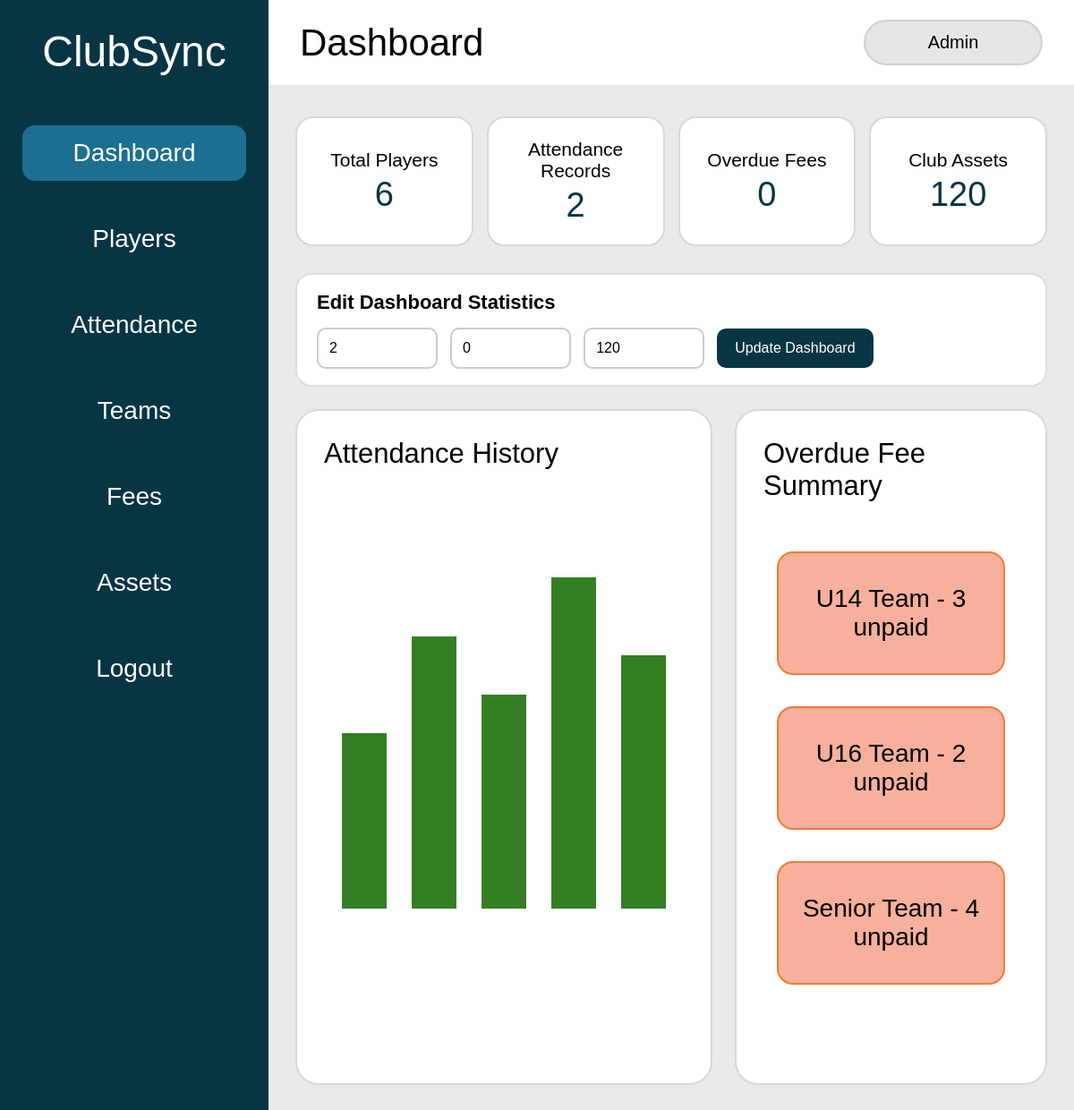
The page /dashboard (signed in) on the database as committed earlier.
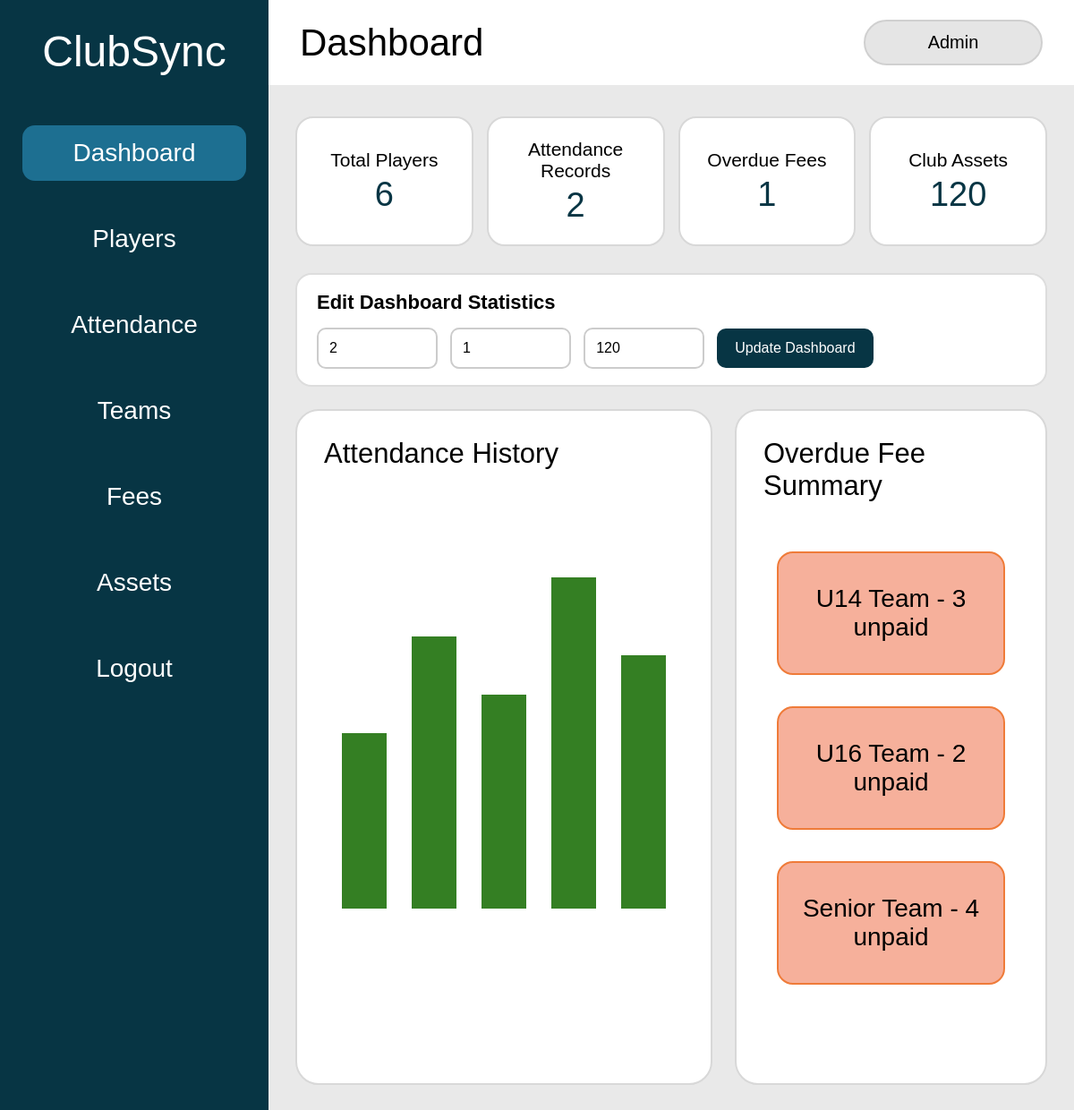
The same page on the database as committed later.
### tables this page shows
CREATE TABLE dashboard_stats (
    stat_id INTEGER PRIMARY KEY AUTOINCREMENT,
    total_players INTEGER NOT NULL,
    attendance_records INTEGER NOT NULL,
    overdue_fees INTEGER NOT NULL,
    club_assets INTEGER NOT NULL
);

### app.py (the view, shortened to what this page needs)
@app.route("/dashboard", methods=["GET", "POST"])
def dashboard():
    if "role" not in session:
        return redirect(url_for("login"))
    if session["role"] == "Viewer":
        return redirect(url_for("viewer"))
    stats = get_dashboard_stats()
    return render_template(
        "dashboard.html",
        stats=stats
    )

### app.py (called while the page is built)
def get_database_connection():
    connection = sqlite3.connect("clubsync.db")
    connection.row_factory = sqlite3.Row
    connection.execute("PRAGMA foreign_keys = ON")
    return connection

def get_dashboard_stats():
    connection = get_database_connection()
    stats = connection.execute("""
        SELECT
            (
                SELECT COUNT(*)
                FROM players
            ) AS total_players,

            (
                SELECT COUNT(*)
                FROM attendance
            ) AS attendance_records,

            overdue_fees,
            club_assets

        FROM dashboard_stats
        WHERE stat_id = 1
    """).fetchone()
    connection.close()
    return stats

### templates/dashboard.html (shortened to what this page needs)
<!DOCTYPE html>
<html>
<head>
    <link
        rel="stylesheet"
        href="{{ url_for('static', filename='css/style.css') }}"
    >
</head>
<body>
<div class="app-layout">
    <aside class="sidebar">
        <h1>ClubSync</h1>
        <nav>
            <a
                class="active"
                href="{{ url_for('dashboard') }}"
            >
                Dashboard
            </a>
            <a href="{{ url_for('players') }}">
                Players
            </a>
            <a href="{{ url_for('attendance') }}">
                Attendance
            </a>
            <a href="{{ url_for('teams') }}">
                Teams
            </a>
            <a href="{{ url_for('fees') }}">
                Fees
            </a>
            <a href="#">
                Assets
            </a>
            <a href="{{ url_for('logout') }}">
                Logout
            </a>
        </nav>
    </aside>
    <main class="main-content">
        <div class="top-bar">
            <div>
                <h2>Dashboard</h2>
            </div>
            <div class="user-box">
                {{ session["role"] }}
            </div>
        </div>
        <section class="summary-grid">
            <a
                href="{{ url_for('players') }}"
                class="summary-card summary-card-link"
            >
                <h3>Total Players</h3>
                <p>
                    {{ stats["total_players"] }}
                </p>
            </a>
            <a
                href="{{ url_for('attendance') }}"
                class="summary-card summary-card-link"
            >
                <h3>Attendance Records</h3>
                <p>
                    {{ stats["attendance_records"] }}
                </p>
            </a>
            <a
                href="{{ url_for('fees') }}"
                class="summary-card summary-card-link"
            >
                <h3>Overdue Fees</h3>
                <p>
                    {{ stats["overdue_fees"] }}
                </p>
            </a>
            <div class="summary-card">
                <h3>Club Assets</h3>
                <p>
                    {{ stats["club_assets"] }}
                </p>
            </div>
        </section>
        {% if session["role"] == "Admin" %}
        <form
            method="POST"
            class="edit-dashboard-form"
        >
            <h3>Edit Dashboard Statistics</h3>
            <input
                type="number"
                name="attendance_records"
                value="{{ stats['attendance_records'] }}"
                min="0"
                required
            >
            <input
                type="number"
                name="overdue_fees"
                value="{{ stats['overdue_fees'] }}"
                min="0"
                required
            >
            <input
                type="number"
                name="club_assets"
                value="{{ stats['club_assets'] }}"
                min="0"
                required
            >
            <button type="submit">
                Update Dashboard
            </button>
        </form>
        {% endif %}
        <section class="dashboard-sections">
            <div class="panel large-panel">
                <h3>Attendance History</h3>
                <div class="fake-chart">
                    <div style="height: 45%;"></div>
                    <div style="height: 70%;"></div>
                    <div style="height: 55%;"></div>
                    <div style="height: 85%;"></div>
                    <div style="height: 65%;"></div>
                </div>
            </div>
            <div class="panel">
                <h3>Overdue Fee Summary</h3>
                <ul class="fee-list">
                    <li>U14 Team - 3 unpaid</li>
                    <li>U16 Team - 2 unpaid</li>
                    <li>Senior Team - 4 unpaid</li>
                </ul>
            </div>
        </section>
    </main>
</div>
</body>
</html>

Rows that differ between the two databases and show on the page:
changed dashboard_stats: overdue_fees "0" → "1"
